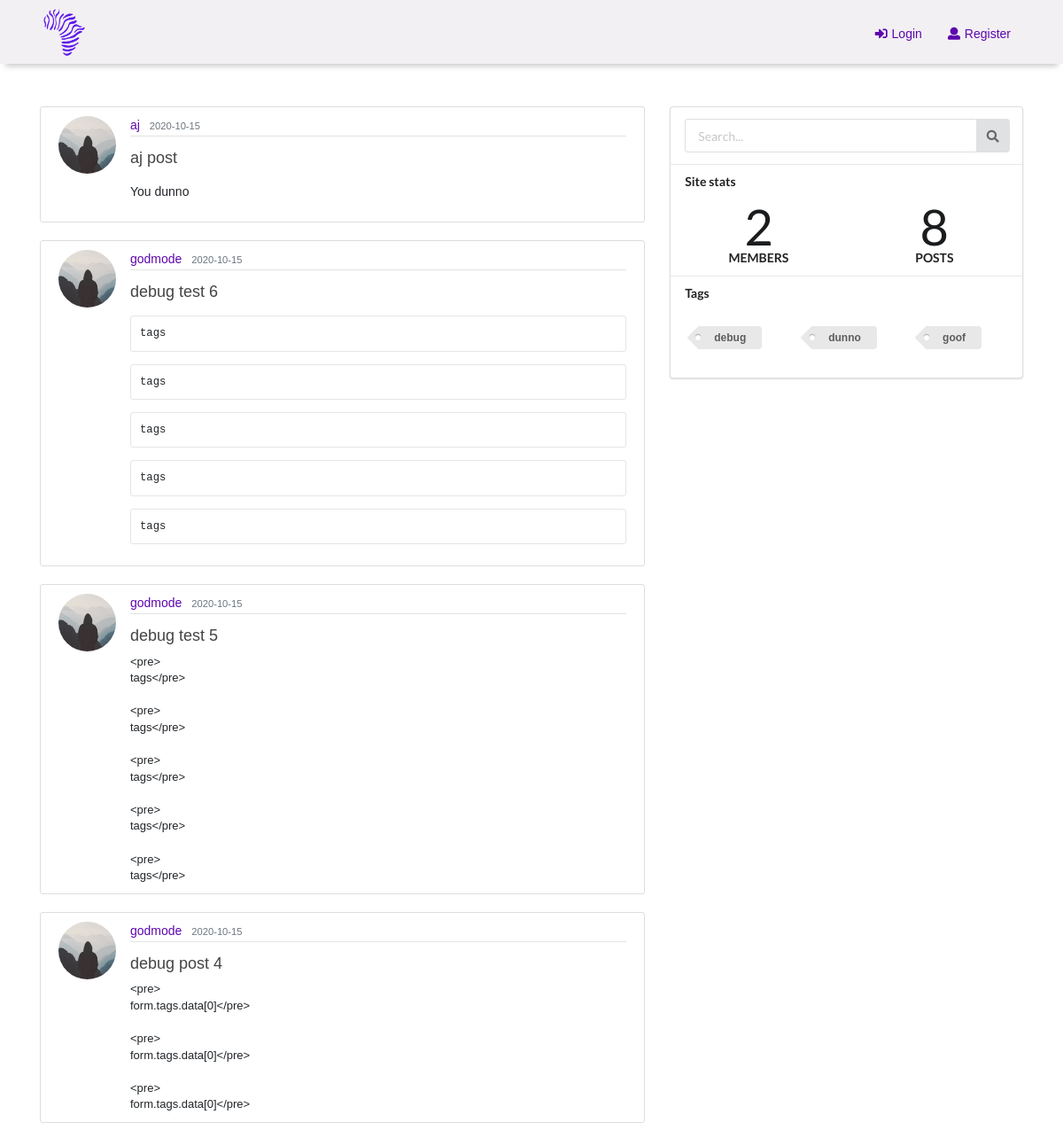
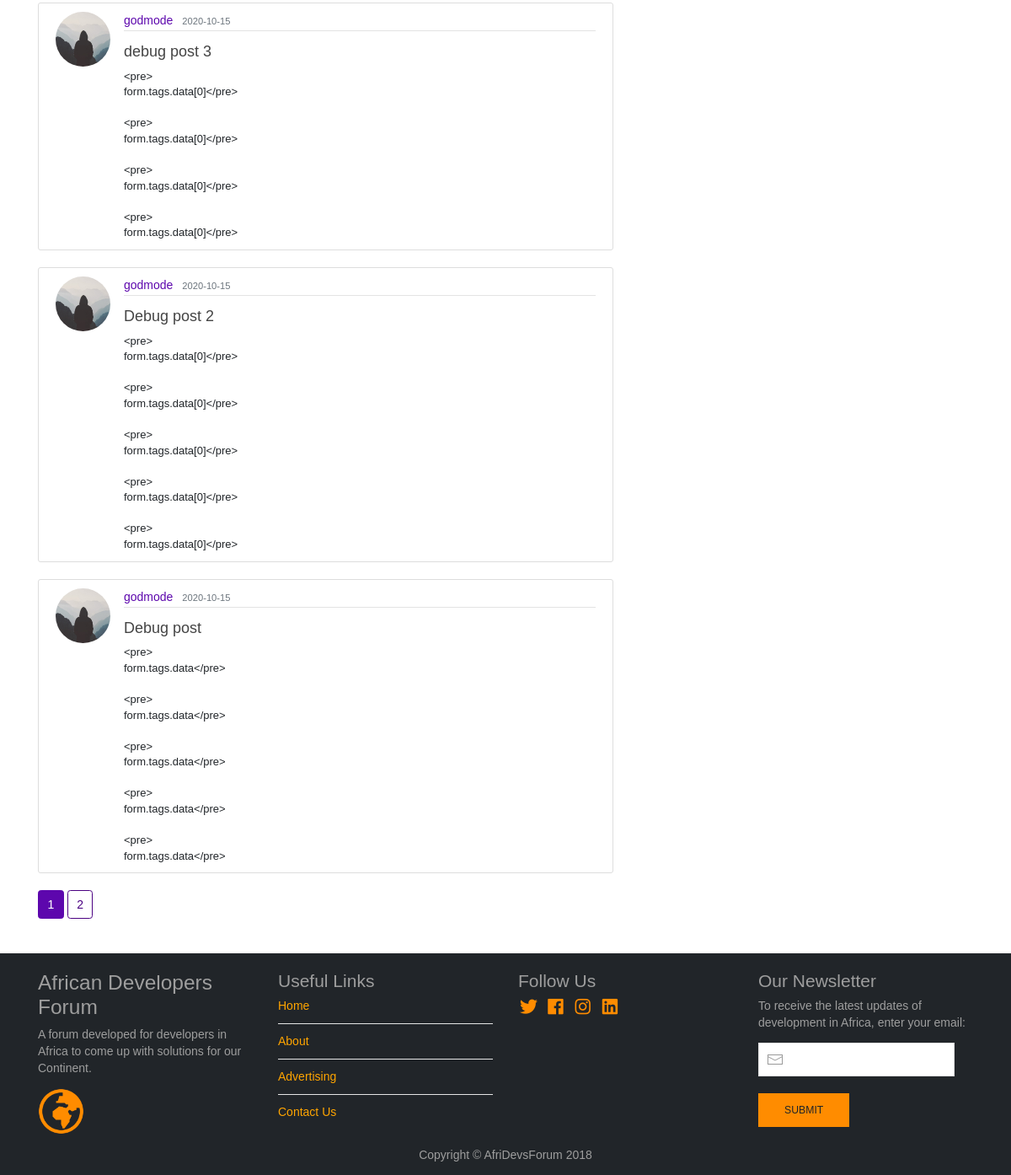
The page /home on the database its author committed (2 pictures, top to bottom).
### flaskblog/models.py (models this page shows, shortened)
class Post(db.Model):
    __searchable__ = ['title', 'content']
    id = db.Column(db.Integer, primary_key = True)
    title = db.Column(db.String(100), nullable = False)
    date_posted = db.Column(db.DateTime, nullable = False, default = datetime.utcnow)
    content = db.Column(db.Text, nullable = False)
    user_id = db.Column(db.Integer, db.ForeignKey('user.id'), nullable = False)  # a foreign key
    tag = db.relationship('Tag', secondary = post_tag, backref = 'post', lazy = 'dynamic')
    comments = db.relationship('Comment', backref = 'post', lazy = 'dynamic')

class User(db.Model, UserMixin):  # this class is used for creating the database table User
    id = db.Column(db.Integer, primary_key = True)  # id attribute/column that is an integer and primary key
    name = db.Column(db.String(64))
    username = db.Column(db.String(20), unique = True, nullable = False)
    email = db.Column(db.String(120), unique = True, nullable = False)
    country = db.Column(db.String(20), nullable = False)
    about_me = db.Column(db.Text())
    member_since = db.Column(db.DateTime, default = datetime.utcnow)
    image_file = db.Column(db.String(20), nullable = False, default = 'default.jpg')
    password = db.Column(db.String(60), nullable = True)
    confirmed = db.Column(db.Boolean, default = False)
    role_id = db.Column(db.Integer, db.ForeignKey('role.id'))
    posts = db.relationship('Post', backref = 'author',
                            lazy = True)  # defining a relationship between user(author) & post
    comments = db.relationship('Comment', backref = 'author', lazy = 'dynamic')

### flaskblog/main/routes.py (the view)
@main.route("/")
@main.route("/home")
def home():
    user_count = db.session.query(User).count()
    post_count = db.session.query(Post).count()
    page = request.args.get('page', 1, type = int)
    posts = Post.query.order_by(Post.date_posted.desc()).paginate(page = page,
                                                                  per_page = current_app.config[
                                                                      'FLASKY_POSTS_PER_PAGE'])
    tags = db.session.query(Tag.name).distinct().limit(8)
    return render_template('home.html', posts = posts, tags = tags, user_count = user_count, post_count = post_count)

### flaskblog/main/__init__.py (called while the page is built)
@main.app_context_processor
def inject_permissions():
    return dict(Permission = Permission)

### flaskblog/main/routes.py (called while the page is built)
@main.before_request
def before_request():
    g.user = current_user
    if g.user.is_authenticated:
        g.search_form = SearchForm()

### flaskblog/users/routes.py (called while the page is built)
@users.before_app_request
def before_request():
    if current_user.is_authenticated:
        if not current_user.confirmed \
                and request.endpoint \
                and request.blueprint != 'users' \
                and request.endpoint != 'static':
            return redirect(url_for('users.unconfirmed'))

### flaskblog/templates/home.html
{% extends 'layout.html' %}
{% block content %}
{% for post in posts.items %}
<article class="media content-section">
	<img class="rounded-circle article-img"
		 src="{{ url_for('static', filename='profile_pics/' + post.author.image_file) }}">
	<div class="media-body">
		<div class="article-metadata">
			<a class="mr-2" id="username" href="{{ url_for('users.user_profile', username=post.author.username) }}">{{
				post.author.username }}</a>
			<small class="text-muted">{{ post.date_posted.strftime('%Y-%m-%d') }}</small>
		</div>
		<h2><a class="article-title" href="{{ url_for('posts.post', post_id=post.id) }}">{{ post.title }}</a></h2>
		{% if post.content|length > 400 %}
		<p class="article-content">{{ post.content | truncate(400)| safe}}</p>
		<a class="btn btn-outline-info mb-4" href="{{ url_for('posts.post', post_id=post.id) }}">Read more </a>
		{% else %}
		<p class="article-content">{{ post.content|safe}}</p>
		{% endif %}
	</div>
</article>
{% endfor %}
{% for page_num in posts.iter_pages(left_edge=1, right_edge=1, left_current=1, right_current=2) %}
{% if page_num %}
{% if posts.page == page_num %}
<a class="btn btn-info mb-4" href="{{ url_for('main.home', page=page_num) }}">{{ page_num }}</a>
{% else %}
<a class="btn btn-outline-info mb-4" href="{{ url_for('main.home', page=page_num) }}">{{ page_num }}</a>
{% endif %}
{% else %}
...
{% endif %}
{% endfor %}
{% endblock content %}
{% block side_bar %}
<div class="side-menu">
	<div class="ui vertical menu fluid" wfd-id="184">
		<div class="item" wfd-id="189">
			<form class="ui form" action="{{ url_for('main.search') }}" method="post">
				<div class="ui action input" wfd-id="52">
					<input type="text" placeholder="Search..." wfd-id="192" name="query">
					<button type="submit" class="ui icon button" wfd-id="224">
						<i class="search icon"></i>
					</button>
				</div>
			</form>
		</div>
		<div class="item" wfd-id="187">
			{% if current_user.is_authenticated %}
			<h5 class="ui header">Posts</h5>
			<div class="menu" wfd-id="188">
				<p><a class="item" href="{{ url_for('posts.new_post') }}">Create New Post</a></p>
				<p><a class="item" href="{{ url_for('users.user_profile',username=current_user.username) }}">View My
					Posts</a></p>
				{% else %}
				<h5 class="ui header">Site stats</h5>
				<div class="menu" wfd-id="188">
					<div class="ui two statistics" wfd-id="73">
						<div class="statistic" wfd-id="83">
							<div class="value" wfd-id="85">{{user_count}}</div>
							<div class="label" wfd-id="84">Members</div>
						</div>
						<div class="statistic" wfd-id="77">
							<div class="value" wfd-id="79">{{ post_count }}</div>
							<div class="label" wfd-id="78">Posts</div>
						</div>
					</div>
					{% endif %}
				</div>
			</div>
			<div class="item">
				<h5 class="ui header">Tags</h5>
				<div class="menu" wfd-id="188">
					<div class="ui three column grid" wfd-id="226" id="tags-menu">
						{% for tag in tags %}
						<div class="column" wfd-id="229"><a href="#" class="ui tag label">{{ tag.name }}</a></div>
						{% endfor %}
					</div>
				</div>
			</div>
		</div>
	</div>
</div>
{% endblock side_bar %}

### flaskblog/templates/layout.html (shortened to what this page needs)
<!DOCTYPE html>
<html>
<head>
    <link rel="stylesheet" type="text/css" href="{{ url_for('static', filename='css/main.css') }}">
    <link rel="stylesheet" href="{{ url_for('static', filename='css/uikit.min.css') }}"/>
    <link rel="stylesheet" type="text/css"
          href="https://cdnjs.cloudflare.com/ajax/libs/semantic-ui/2.4.1/semantic.min.css">
    <link rel="stylesheet" href="https://stackpath.bootstrapcdn.com/bootstrap/4.1.3/css/bootstrap.min.css">
    <link rel="stylesheet" href="https://use.fontawesome.com/releases/v5.5.0/css/all.css"
>
</head>
<body>
	<header class="site-header">
        <nav class="navbar fixed-top">
            <div class="container">
                <div class="brand">
                    <a href="{{ url_for('main.home') }}"><img src="/static/site_pics/site_logo_1_trans.png"
                                                              id="brand-logo" width="55" height="55"></a>
                </div>
                <ul class="ui nav pull-right">
                    {% if current_user.is_authenticated %}
                    {% if current_user.can(Permission.MODERATE_COMMENTS) and not
                    current_user.can(Permission.ADMINISTRATOR) %}
                    <li><a class="nav-link" href="{{ url_for('posts.new_post') }}"><i class="pen square icon"></i>New
                        Post</a></li>
                    <li><a class="nav-link" href="{{ url_for('users.account') }}"><i class="smile icon"></i>Profile</a>
                    </li>
                    <li><a class="nav-link" href="{{ url_for('posts.moderate') }}">Moderate Comments</a></li>
                    <li><a class="nav-link" href="{{ url_for('users.logout') }}"><i class="sign-in icon"></i>Logout</a>
                    </li>
                    {% elif current_user.can(Permission.ADMINISTRATOR) %}
                    <li><a class="nav-link" href="{{ url_for('posts.new_post') }}"><i class="pen square icon"></i>New
                        Post</a></li>
                    <li><a class="nav-link" href="{{ url_for('users.account') }}"><i class="smile icon"></i>Profile</a>
                    </li>
                    <li><a class="nav-link" href="{{ url_for('posts.moderate') }}">Moderate Comments</a></li>
                    <li><a class="nav-link" href="{{ url_for('main.admin') }}">Admin</a></li>
                    <li><a class="nav-link" href="{{ url_for('users.logout') }}"><i class="sign-in icon"></i>Logout</a>
                        {% else %}
                    <li><a class="nav-link" href="{{ url_for('posts.new_post') }}"><i class="pen square icon"></i>New
                        Post</a></li>
                    <li><a class="nav-link" href="{{ url_for('users.account') }}"><i class="smile icon"></i>Profile</a>
                    </li>
                    <li><a class="nav-link" href="{{ url_for('users.logout') }}"><i class="sign-in icon"></i>Logout</a>
                        {% endif %}
                        {% else %}
                    <li><a class="nav-link" href="{{ url_for('users.login') }}"><i class="sign-in icon"></i>Login</a>
                    </li>
                    <li><a class="nav-link" href="{{ url_for('users.register') }}"><i class="user icon"></i>Register</a>
                    </li>
                    {% endif %}
                </ul>
            </div>
	  </nav>
	</header>
    <main role="main" class="container" id="main">
        <div class="ui stackable grid">
            <div class="ten wide column">
                {% block content %}{% endblock content %}
            </div>
            <div class="six wide column">
                {% block side_bar %} {% endblock side_bar %}
            </div>
    </main>
<footer id="footer">
    <div class="page-footer">
        <div class="container">
            <div class="row">
                <div class="col-lg-3 col-md-6 footer-info left">
                    <h3>African Developers Forum</h3>
                    <p>A forum developed for developers in Africa to come up with solutions for our Continent.</p>
                    <img class="ui circular image" src="/static/site_pics/site_logo_2_trans_orange.png" width="55"
                         height="55">
                </div>
                <div class="col-lg-3 col-md-6 footer-links">
                    <h4>Useful Links</h4>
                    <ul class="uk-list uk-list-divider">
                        <li><a href="{{ url_for('main.home') }}">Home</a></li>
                        <li><a href="{{ url_for('main.about') }}">About</a></li>
                        <li><a href="{{ url_for('main.home') }}">Advertising</a></li>
                        <li><a href="{{ url_for('main.contact') }}">Contact Us</a>
                        </li>
                    </ul>
                </div>
                <div class="col-lg-3 col-md-6 footer-contact">
                    <h4>Follow Us</h4>
                    <a href="#" class="twitter"><i class=" large twitter icon"></i></a>
                    <a href="#" class="facebook"><i class=" large facebook icon"></i></a>
                    <a href="#" class="instagram"><i class="large instagram icon"></i></a>
                    <a href="#" class="linkedin"><i class="large linkedin icon"></i></a>
                </div>
                <div class="col-lg-3 col-md-6 uk-inline">
                    <h4>Our Newsletter</h4>
                    <p>To receive the latest updates of development in Africa, enter your email: </p>
                    <form action="" method="post">
                        <div class="uk-inline uk-margin">
                            <span class="uk-form-icon" uk-icon="icon: mail"></span>
                            <input class="uk-input" type="email" name="email">
                        </div>
                        <button type="submit" class="uk-button uk-button-primary">Submit</button>
                    </form>
                </div>
            </div>
        </div>
    </div>
    <p class="footer-copyright text-center py-3 mb-0">Copyright &copy; AfriDevsForum 2018</p>
</footer>
</body>
</html>

### flaskblog/static/css/main.css (style rules this page uses)
* { font-family: Futura, "Trebuchet MS", Arial, sans-serif; }
body { background: #fafafa; color: #333333; margin: 0; }
.brand { letter-spacing: 2px; }
.fixed-top { background-color: rgb(242, 240, 243); background-image: none !important; line-height: 40px !important; box-shadow: 0 9px 6px -6px rgba(0, 0, 0, 0.2) !important; }
#main { padding-top:120px; }
h1, h2, h3, h4, h5, h6 { color: #444444; }
.site-header .fixed-top .container .nav a.nav-link { color: #5d07ad; }
.content-section { background: #ffffff; padding: 10px 20px; border: 1px solid #dddddd; border-radius: 3px; margin-bottom: 20px; }
.article-title { color: #444444; font-size:large; }
.article-content { white-space: pre-line; font-size: small; }
.article-img { height: 65px; width: 65px; margin-right: 16px; }
.article-metadata { padding-bottom: 1px; margin-bottom: 4px; border-bottom: 1px solid #e3e3e3 }
.article-metadata #username { color: #5d07ad; }
#main .btn-info { background-color: #5d07ad; color:#ffffff; border-color: #5d07ad; }
#main .btn-outline-info { color: #4B0082;; border-color: #4B0082; }
.side-menu .item .input { width: 90%; }
.side-menu .item .menu #tags-menu { margin: 5px; position: relative; }
.side-menu .item .menu .column { position: relative; }
#footer { background-color: #212529; color: #9e9e9e; position: relative; margin-top: 20px; clear: both; width: 100%; bottom:0; }
.page-footer { padding-top: 20px; }
#footer .footer-copyright { color: #9e9e9e; }
#footer .page-footer .container .row .footer-links ul a { list-style: none; color: #FFA500; }
#footer .page-footer .container .row .footer-contact i { color: #FF8C00; text-decoration: none; }
#footer .page-footer .container .row .uk-inline button { background-color: #FF8C00; color: #212529; }
@media (min-width: 1200px) { .site-header .fixed-top .container .nav a.nav-link { border-top: 4px solid rgb(242, 240, 243); transition: border-top .3s; } }

### rows shown on the page
Post: image_file (placeholder picture), author.username "aj", date_posted "2020-10-15", title "aj post", content "You dunno"
Post: image_file (placeholder picture), author.username "godmode", date_posted "2020-10-15", title "debug test 6", content "tags tags tags tags tags"
Post: image_file (placeholder picture), author.username "godmode", date_posted "2020-10-15", title "debug test 5", content "<pre> tags</pre> <pre> tags</pre> <pre> tags</pre> <pre> tags</pre> <pre> tags</pre>"
Post: image_file (placeholder picture), author.username "godmode", date_posted "2020-10-15", title "debug post 4", content "<pre> form.tags.data[0]</pre> <pre> form.tags.data[0]</pre> <pre> form.tags.data[0]</pre>"
Post: image_file (placeholder picture), author.username "godmode", date_posted "2020-10-15", title "debug post 3", content "<pre> form.tags.data[0]</pre> <pre> form.tags.data[0]</pre> <pre> form.tags.data[0]</pre> <pre> form.tags.data[0]</pre>"
Post: image_file (placeholder picture), author.username "godmode", date_posted "2020-10-15", title "Debug post 2", content "<pre> form.tags.data[0]</pre> <pre> form.tags.data[0]</pre> <pre> form.tags.data[0]</pre> <pre> form.tags.data[0]</pre> <pre> form.tags.data[0]</pre>"
Post: image_file (placeholder picture), author.username "godmode", date_posted "2020-10-15", title "Debug post", content "<pre> form.tags.data</pre> <pre> form.tags.data</pre> <pre> form.tags.data</pre> <pre> form.tags.data</pre> <pre> form.tags.data</pre>"

### other values the page prints
{{ page_num }} "1"
{{ page_num }} "2"
{{ user_count }} "2"
{{ post_count }} "8"
{{ tag.name }} "debug" "dunno" "goof"
